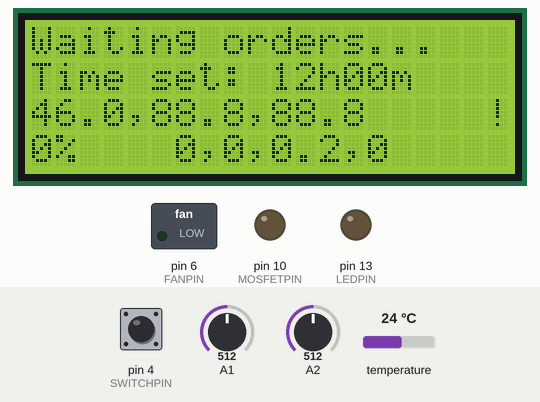
The sketch below on a simulated Arduino Uno, built with avr-gcc and run on an emulated ATmega328P. Parts: 20×4 character LCD, switched loads named in the sketch (green lamp = pin HIGH), output pins drawn as LEDs (lit = HIGH). The inputs (shaded band) are chosen by the test bench; at power-on: pin 4 (SWITCHPIN) HIGH, temperature 24 °C, A1 = 512, A2 = 512. What the sketch prints to the serial monitor is not drawn.

Above: at 4.7 s.
4.8 s: pin 4 (SWITCHPIN) pulled LOW for 0.15 s
At 7.0 s:
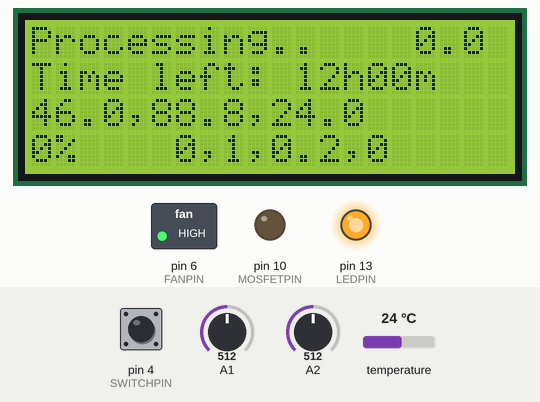
7.3 s: temperature set to 4.3 °C
At 11.3 s:
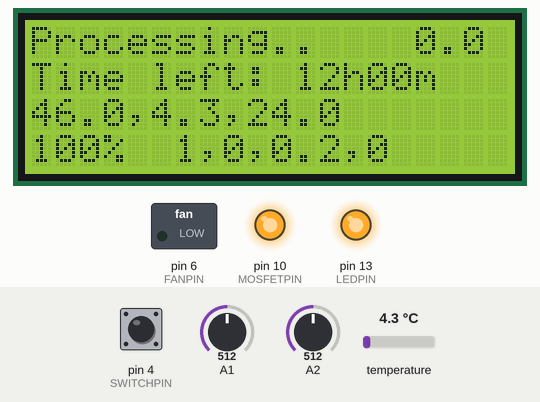
11.5 s: temperature set to 3.7 °C
At 14.8 s:
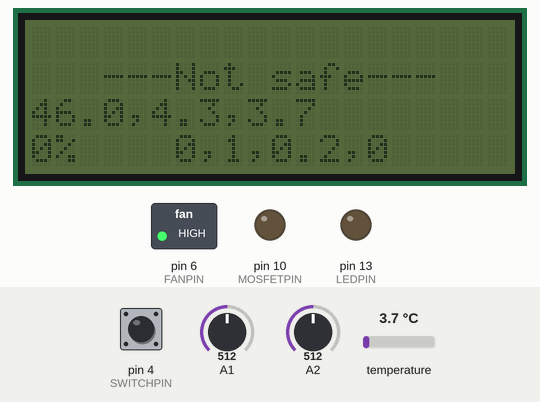
15.5 s: temperature set to 12 °C
At 19.4 s:
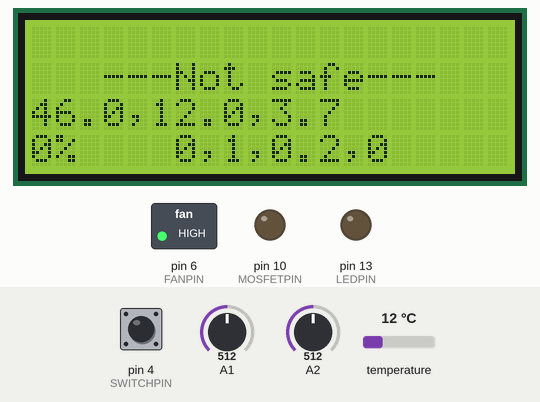
Timing chart, 0 to 20.9 s (numbered marks = the images above; inputs shaded):
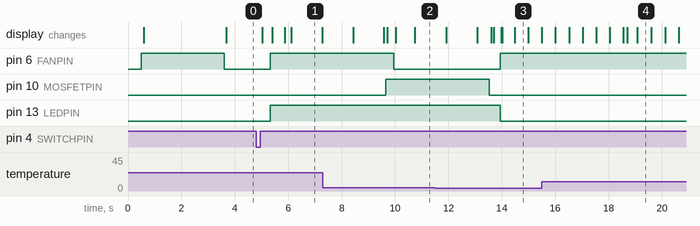

Measured:
- the behaviour switches between 4 and 3.9 °C on temperature (found by bisection; images 2 and 3)
- after the input at 4.8 s, pin 6 (FANPIN), pin 13 (LEDPIN): LOW → HIGH after 0.53 s; pin 10 (MOSFETPIN): stays LOW (without the input it goes to HIGH after 0.89 s); the display: first changes after 0.23 s (image 1 shows a later state)
- after the input at 11.5 s, pin 6 (FANPIN): LOW → HIGH after 2.5 s; pin 10 (MOSFETPIN): HIGH → LOW after 2.0 s; pin 13 (LEDPIN): HIGH → LOW after 2.5 s; the display: first differs from a run without the input after 2.1 s (image 3 shows a later state)
- what the display in image 3 shows lasts 0.5 s, from 14.5 s to 15.0 s

The sketch:

Yoghotron.ino
```cpp
#include <Wire.h>
#include <LiquidCrystal_I2C.h>
#include <OneWire.h>

#define TEMPPIN 11
#define SWITCHPIN 4
#define FANPIN 6
#define MOSFETPIN 10
#define LEDPIN 13
#define TEMPMINSETTING 30
#define TEMPMAXSETTING 50
#define T2NOTSAFE 45
#define T2STOPHEATING 40
#define TWAITBOX 33

LiquidCrystal_I2C lcd(0x27, 2, 1, 0, 4, 5, 6, 7, 3, POSITIVE);  // Set the LCD I2C address
OneWire  ds(TEMPPIN);  // (a 4.7K resistor is necessary)

float timeLeft = 60 * 12; //in minutes
float timePerCycle = 1.265774; //in minutes
float Tset = 46;
float rampDown = 0.2;

float T1 = 88.8;
float T2 = 88.8;
float Ty = Tset;
short counter;
boolean allSafe = true;
long cycle = 0;
boolean heaterOn = false;
boolean fanOn = true;
short mode = 0; //0 waiting, 1 cooking, 2 cooling, 3 finished, 4 not safe
long lastAction = 0;
short screenSleep = 0;
short dutyCycle = 0;
byte present1 = 0;
byte present2 = 0;
float tempError;
float cumErr = 0;

//joystick
short jsx, jsy;
boolean swPressed = false;


//DS18B20
byte addr1[8] = {40, 255, 56, 11, 96, 23, 3, 163}; //ROM = ......... 3 A3
byte addr2[8] = {40, 255, 173, 103, 70, 22, 3, 197}; //ROM = 28 FF AD 67 46 16 3 C5
byte data[12];
byte i;

void setup()
{
  delay(500);
  Serial.begin(9600);
  Serial.println("Hello!");
  pinMode(SWITCHPIN, INPUT);
  pinMode(MOSFETPIN, OUTPUT);
  pinMode(FANPIN, OUTPUT);
  pinMode(LEDPIN, OUTPUT);
  digitalWrite(FANPIN, HIGH);
  digitalWrite(SWITCHPIN, HIGH);
  lcd.begin(20, 4);              // initialize the lcd
  lcd.home();
  lcd.setCursor ( 0, 1 );
  lcd.print (" ~~The Yoghotron~~  ");
  lcd.setCursor ( 6, 3 );
  lcd.print ("S/N:0001");
  delay(3000);
  lcd.clear();
}

void loop()
{
  //Read buttons------------------------------------------------------------------------
  jsx = (analogRead(A2) - 493) / 32;
  jsy = (analogRead(A1) - 493) / 32;
  while (digitalRead(SWITCHPIN) == LOW) swPressed = true;
  if (abs(jsx + jsy + swPressed) > 0 && screenSleep != 0) lastAction = cycle, screenSleep--;


  //Read  sensor 1------------------------------------------------------------------
  if (counter % (100) == 51) {

    if (OneWire::crc8(addr1, 7) != addr1[7]) {
      Serial.println("CRC is not valid!");
      return;
    }
    ds.reset();
    ds.select(addr1);
    ds.write(0x44, 1);        // start conversion, with parasite power on at the end
  }
  if (counter % (100) == 76) {
    present1 = ds.reset();
    ds.select(addr1);
    ds.write(0xBE);         // Read Scratchpad

    for ( i = 0; i < 9; i++) {           // we need 9 bytes
      data[i] = ds.read();
    }

    // Convert the data to actual temperature
    // because the result is a 16 bit signed integer, it should
    // be stored to an "int16_t" type, which is always 16 bits
    // even when compiled on a 32 bit processor.
    int16_t raw = (data[1] << 8) | data[0];
    byte cfg = (data[4] & 0x60);
    // at lower res, the low bits are undefined, so let's zero them
    if (cfg == 0x00) raw = raw & ~7;  // 9 bit resolution, 93.75 ms
    else if (cfg == 0x20) raw = raw & ~3; // 10 bit res, 187.5 ms
    else if (cfg == 0x40) raw = raw & ~1; // 11 bit res, 375 ms
    //// default is 12 bit resolution, 750 ms conversion time

    T1 = (float)raw / 16.0;
  }


  //Read  sensor 2------------------------------------------------------------------
  if (counter % (100) == 1) {

    if (OneWire::crc8(addr2, 7) != addr2[7]) {
      Serial.println("CRC is not valid!");
      return;
    }
    ds.reset();
    ds.select(addr2);
    ds.write(0x44, 1);        // start conversion, with parasite power on at the end
  }
  if (counter % (100) == 26) {
    present2 = ds.reset();
    ds.select(addr2);
    ds.write(0xBE);         // Read Scratchpad

    for ( i = 0; i < 9; i++) {           // we need 9 bytes
      data[i] = ds.read();
    }

    // Convert the data to actual temperature
    // because the result is a 16 bit signed integer, it should
    // be stored to an "int16_t" type, which is always 16 bits
    // even when compiled on a 32 bit processor.
    int16_t raw = (data[1] << 8) | data[0];
    byte cfg = (data[4] & 0x60);
    // at lower res, the low bits are undefined, so let's zero them
    if (cfg == 0x00) raw = raw & ~7;  // 9 bit resolution, 93.75 ms
    else if (cfg == 0x20) raw = raw & ~3; // 10 bit res, 187.5 ms
    else if (cfg == 0x40) raw = raw & ~1; // 11 bit res, 375 ms
    //// default is 12 bit resolution, 750 ms conversion time

    T2 = (float)raw / 16.0;
  }


  //All safe?
  if (counter > 101 && (T2 > T2NOTSAFE || T1 < 4 || T2 < 4 || present1 != 1 || present2 != 1)) allSafe = false;

  //Calculate duty cycle - temp regulation
  Ty = T1;
  if (mode == 1) tempError = Ty - Tset;
  else tempError = T2 - TWAITBOX;

  if (mode < 2) {
    dutyCycle = 20 - tempError * 200;
    if (dutyCycle > 99) dutyCycle = 100;
    if (dutyCycle < 1) dutyCycle = 0;
  }
  else dutyCycle = 0;

  //Fan regulation
  if ((mode == 1 && Ty > Tset + 1.5 && cycle % 3 == 2) || (mode == 1 && Ty > Tset + 3) || mode == 2 || mode == 4 || (mode == 1 && (cycle % 50 == 49))) fanOn = true;
  else fanOn = false;


  //Write heater
  if ((dutyCycle > (counter) % 100) && T2 < T2STOPHEATING) heaterOn = true;
  else heaterOn = false;
  if (heaterOn == true & allSafe == true) digitalWrite(MOSFETPIN, HIGH);
  else digitalWrite(MOSFETPIN, LOW);


  //Write fan
  if (counter % 10 == 0) {
    if (fanOn == true) digitalWrite(FANPIN, HIGH);
    else digitalWrite(FANPIN, LOW);


    //LEDPIN Regulation
    if (mode == 1) digitalWrite(LEDPIN, HIGH);
    else digitalWrite(LEDPIN, LOW);

  }


  //Read controls
  if (screenSleep == 0 && mode == 0) {
    timeLeft = timeLeft + jsx;
    Tset = Tset + (float)jsy / 150;
  }
  if (screenSleep == 0 && swPressed == true) {
    if (mode > 1) mode = 0;
    else mode++, mode = mode % 2;
    swPressed = false;
  }
  if (Tset > TEMPMAXSETTING) Tset = TEMPMAXSETTING;
  if (Tset < TEMPMINSETTING) Tset = TEMPMINSETTING;
  if (timeLeft > 60 * 24) timeLeft = 60 * 24;
  if (timeLeft < 1) timeLeft = 0;


  //Write screen-------------------------------------------------------------------
  //Print status
  short pointTimer = counter % 60;
  lcd.home ();
  if (allSafe == false) {
    mode = 4;
    lcd.print("                    ");
    if (pointTimer % 10 < 5) lcd.backlight();
    else lcd.noBacklight();
    lcd.setCursor ( 0, 1 );
    lcd.print ("   ---Not safe---   ");
    update_line_2_3();
  }
  else {
    if (mode < 2 && cycle - lastAction > 50) lcd.noBacklight(), screenSleep = 5;
    else lcd.backlight();
    if (mode == 0) {
      lcd.print ("Waiting orders...   ");
      lcd.setCursor (15, 3);
      lcd.print("     ");
    }
    if (mode == 1) {
      lcd.print ("Processing");
      lcd.setCursor ( 10, 0 );
      if (pointTimer < 15)                    lcd.print ("      ");
      if (pointTimer > 14 && pointTimer < 30) lcd.print (".     ");
      if (pointTimer > 29 && pointTimer < 45) lcd.print ("..    ");
      if (pointTimer > 44 && pointTimer < 60) lcd.print ("...   ");
    }
    if (mode == 2) {
      lcd.print ("Cooling");
      lcd.setCursor ( 7, 0 );
      if (pointTimer < 15)                    lcd.print ("         ");
      if (pointTimer > 14 && pointTimer < 30) lcd.print (".        ");
      if (pointTimer > 29 && pointTimer < 45) lcd.print ("..       ");
      if (pointTimer > 44 && pointTimer < 60) lcd.print ("...      ");
    }
    if (mode == 3) {
      lcd.print ("Yoghurt ready!  ");
      if (pointTimer % 30 < 15) lcd.backlight();
      else lcd.noBacklight();
    }
    if (mode > 0) {
      lcd.setCursor (16 , 0);
      if (cumErr < 99.95) lcd.print(String(cumErr, 1));
      else lcd.print(String(cumErr, 0));
    }

    // Is it getting too warm?
    lcd.setCursor ( 19 , 2 );
    if (T2 > T2STOPHEATING) lcd.print("!");
    else lcd.print(" ");

     //Print time left
    lcd.setCursor ( 0, 1 );
    if (mode == 0) lcd.print("Time set:"), lcd.setCursor ( 9, 1 );
    else lcd.print("Time left:"), lcd.setCursor ( 10, 1 );
    if (timeLeft < 60 * 10) lcd.print(" 0" + String(int(timeLeft) / 60) + "h");
    else lcd.print(" " + String(int(timeLeft) / 60) + "h");
    if (mode == 0) lcd.setCursor ( 13, 1 );
    else lcd.setCursor ( 14, 1 );
    if (int(timeLeft) % 60 < 10) lcd.print("0" + String(int(timeLeft) % 60) + "m ");
    else lcd.print(String(int(timeLeft) % 60) + "m");

  }

  update_line_2_3();

  // Increment counter and cycle
  if (counter % 1000 == 999) {
    Serial.print("Cycle/Temp/Duty: " + String(Ty, 1));
    Serial.println(" / " + String(cycle) + " / " + String(dutyCycle));
    if (mode == 1) {
      cycle++;
      // Do the temp ramp down
      Tset = Tset - timePerCycle / 60 * rampDown;
      if (Tset < TEMPMINSETTING) Tset = TEMPMINSETTING;

      //Increment total error
      cumErr = cumErr + abs(tempError) * timePerCycle / (float)60;

      //Decrement time
      timeLeft = timeLeft - timePerCycle;
    }
    //Cooling and finishing
    if (timeLeft < timePerCycle * 1.5 && mode == 1) {
      timeLeft = 0;
      mode = 2;
    }
    if (Ty < TEMPMINSETTING && mode == 2) mode = 3;
  }
  if (mode == 0) {
    cycle = 0;
    cumErr = 0;
  }
  counter = (counter + 1) % 10000;
}

void update_line_2_3(){

  //Print state variables
  lcd.setCursor ( 0, 2 );
  lcd.print(String(Tset, 1) + "," + String(Ty, 1) + "," + String(T2, 1) + "    ");

  //line 2
  lcd.setCursor ( 0, 3 );
  lcd.print(String(dutyCycle) + "%  ");
  lcd.setCursor ( 6, 3 );
  lcd.print(String(digitalRead(MOSFETPIN)) + "," + String(digitalRead(FANPIN)) + "," + String(rampDown, 1) + "," + String(cycle));

}
```
